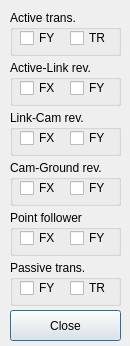
<?xml version="1.0" encoding="UTF-8"?>
<ui version="4.0">
 <class>DLG_SelectReaction</class>
 <widget class="QDialog" name="DLG_SelectReaction">
  <property name="geometry">
   <rect>
    <x>0</x>
    <y>0</y>
    <width>130</width>
    <height>346</height>
   </rect>
  </property>
  <property name="windowTitle">
   <string>Dialog</string>
  </property>
  <widget class="QGroupBox" name="groupBox">
   <property name="geometry">
    <rect>
     <x>10</x>
     <y>10</y>
     <width>111</width>
     <height>46</height>
    </rect>
   </property>
   <property name="title">
    <string>Active trans.</string>
   </property>
   <widget class="QCheckBox" name="CH_AT_FY">
    <property name="geometry">
     <rect>
      <x>10</x>
      <y>20</y>
      <width>51</width>
      <height>16</height>
     </rect>
    </property>
    <property name="text">
     <string>FY</string>
    </property>
   </widget>
   <widget class="QCheckBox" name="CH_AT_TR">
    <property name="geometry">
     <rect>
      <x>60</x>
      <y>20</y>
      <width>51</width>
      <height>16</height>
     </rect>
    </property>
    <property name="text">
     <string>TR</string>
    </property>
   </widget>
  </widget>
  <widget class="QGroupBox" name="groupBox_2">
   <property name="geometry">
    <rect>
     <x>10</x>
     <y>60</y>
     <width>111</width>
     <height>46</height>
    </rect>
   </property>
   <property name="title">
    <string>Active-Link rev.</string>
   </property>
   <widget class="QCheckBox" name="CH_ALR_FX">
    <property name="geometry">
     <rect>
      <x>10</x>
      <y>20</y>
      <width>51</width>
      <height>16</height>
     </rect>
    </property>
    <property name="text">
     <string>FX</string>
    </property>
   </widget>
   <widget class="QCheckBox" name="CH_ALR_FY">
    <property name="geometry">
     <rect>
      <x>60</x>
      <y>20</y>
      <width>51</width>
      <height>16</height>
     </rect>
    </property>
    <property name="text">
     <string>FY</string>
    </property>
   </widget>
  </widget>
  <widget class="QGroupBox" name="groupBox_3">
   <property name="geometry">
    <rect>
     <x>10</x>
     <y>110</y>
     <width>111</width>
     <height>46</height>
    </rect>
   </property>
   <property name="title">
    <string>Link-Cam rev.</string>
   </property>
   <widget class="QCheckBox" name="CH_LCR_FX">
    <property name="geometry">
     <rect>
      <x>10</x>
      <y>20</y>
      <width>51</width>
      <height>16</height>
     </rect>
    </property>
    <property name="text">
     <string>FX</string>
    </property>
   </widget>
   <widget class="QCheckBox" name="CH_LCR_FY">
    <property name="geometry">
     <rect>
      <x>60</x>
      <y>20</y>
      <width>51</width>
      <height>16</height>
     </rect>
    </property>
    <property name="text">
     <string>FY</string>
    </property>
   </widget>
  </widget>
  <widget class="QGroupBox" name="groupBox_4">
   <property name="geometry">
    <rect>
     <x>10</x>
     <y>260</y>
     <width>111</width>
     <height>46</height>
    </rect>
   </property>
   <property name="title">
    <string>Passive trans.</string>
   </property>
   <widget class="QCheckBox" name="CH_PT_FY">
    <property name="geometry">
     <rect>
      <x>10</x>
      <y>20</y>
      <width>51</width>
      <height>16</height>
     </rect>
    </property>
    <property name="text">
     <string>FY</string>
    </property>
   </widget>
   <widget class="QCheckBox" name="CH_PT_TR">
    <property name="geometry">
     <rect>
      <x>60</x>
      <y>20</y>
      <width>51</width>
      <height>16</height>
     </rect>
    </property>
    <property name="text">
     <string>TR</string>
    </property>
   </widget>
  </widget>
  <widget class="QGroupBox" name="groupBox_5">
   <property name="geometry">
    <rect>
     <x>10</x>
     <y>160</y>
     <width>111</width>
     <height>46</height>
    </rect>
   </property>
   <property name="title">
    <string>Cam-Ground rev.</string>
   </property>
   <widget class="QCheckBox" name="CH_CGR_FY">
    <property name="geometry">
     <rect>
      <x>60</x>
      <y>20</y>
      <width>51</width>
      <height>16</height>
     </rect>
    </property>
    <property name="text">
     <string>FY</string>
    </property>
   </widget>
   <widget class="QCheckBox" name="CH_CGR_FX">
    <property name="geometry">
     <rect>
      <x>10</x>
      <y>20</y>
      <width>51</width>
      <height>16</height>
     </rect>
    </property>
    <property name="text">
     <string>FX</string>
    </property>
   </widget>
  </widget>
  <widget class="QGroupBox" name="groupBox_6">
   <property name="geometry">
    <rect>
     <x>10</x>
     <y>210</y>
     <width>111</width>
     <height>46</height>
    </rect>
   </property>
   <property name="title">
    <string>Point follower</string>
   </property>
   <widget class="QCheckBox" name="CH_PF_FY">
    <property name="geometry">
     <rect>
      <x>60</x>
      <y>20</y>
      <width>51</width>
      <height>16</height>
     </rect>
    </property>
    <property name="text">
     <string>FY</string>
    </property>
   </widget>
   <widget class="QCheckBox" name="CH_PF_FX">
    <property name="geometry">
     <rect>
      <x>10</x>
      <y>20</y>
      <width>51</width>
      <height>16</height>
     </rect>
    </property>
    <property name="text">
     <string>FX</string>
    </property>
   </widget>
  </widget>
  <widget class="QPushButton" name="PB_Close">
   <property name="geometry">
    <rect>
     <x>10</x>
     <y>310</y>
     <width>111</width>
     <height>31</height>
    </rect>
   </property>
   <property name="text">
    <string>Close</string>
   </property>
  </widget>
 </widget>
 <resources/>
 <connections/>
</ui>
